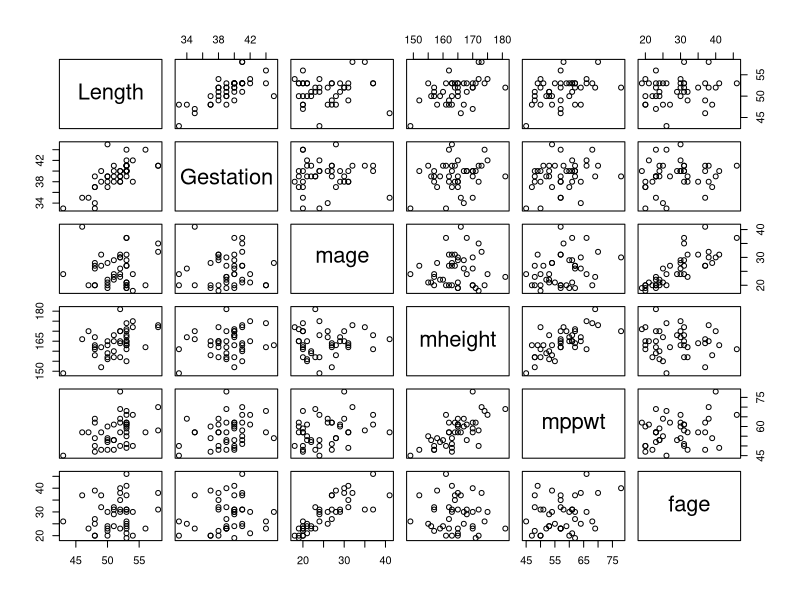
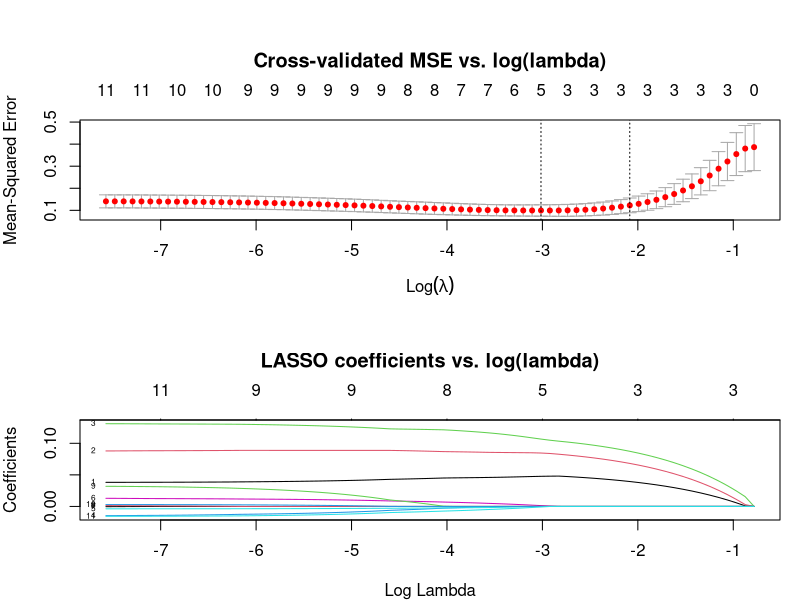
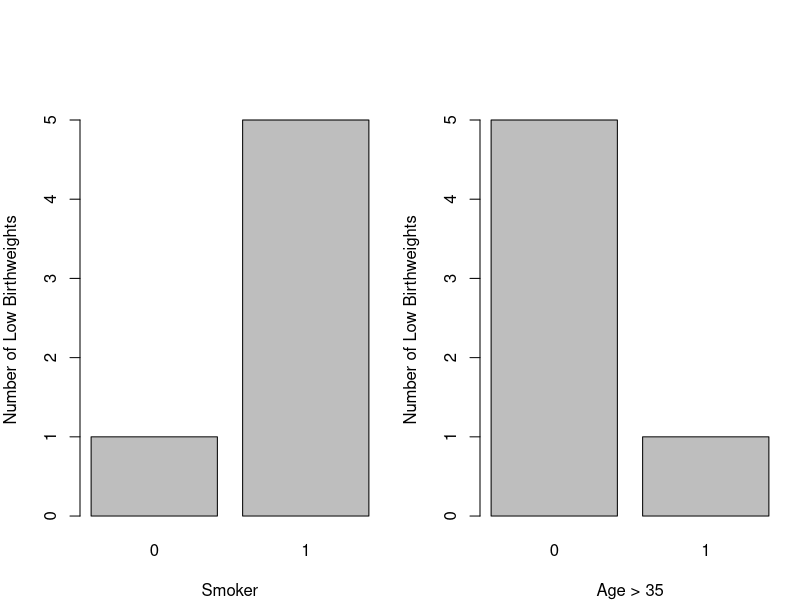
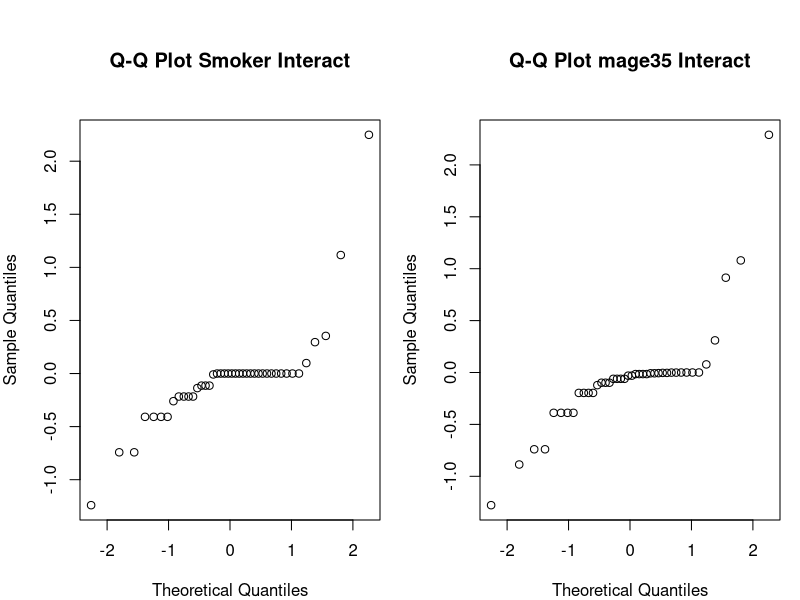

These charts were generated, in order, by the following R code:
## ---- chunk 1
birthweight <- read.csv("data/Birthweight.csv"); str(birthweight)
## ---- chunk 2
birthweight1 <- birthweight
birthweight1$ID <- NULL; birthweight1$smoker <- NULL
birthweight1$lowbwt <- NULL; birthweight1$mage35 <- NULL
## ---- chunk 3
# Create data frame with Cook's distances
cdist_df <- data.frame()
for (i in 1:length(birthweight1)) {
  if (names(birthweight1)[i] == "Birthweight") next
  bw_model <- lm(Birthweight~birthweight1[,i], data=birthweight1)
  cdist <- cooks.distance(bw_model)
  cdist_df <- rbind(cdist_df, data.frame(Variable = names(birthweight1)[i],
                                         CooksDistance = max(cdist)))
}
print(t(cdist_df))
## ---- chunk 4
bw_model <- lm(Birthweight~., data=birthweight1); library(car); vif(bw_model)
## ---- chunk 5
pairs(birthweight1[,c("Length", "Gestation", "mage", "mheight", "mppwt", "fage")])
## ---- chunk 6
model_summary <- summary(bw_model)
p_values <- model_summary$coefficients[,4]
birthweight2 <- birthweight1
while (max(p_values) > 0.05) {
  max_p_name <- names(which.max(p_values))
  birthweight2 <- birthweight2[, names(birthweight2) != max_p_name]
  bw_model <- lm(Birthweight~., data=birthweight2)
  model_summary <- summary(bw_model)
  p_values <- model_summary$coefficients[,4]
}
model_summary
## ---- chunk 7
averages <- data.frame(Headcirc=mean(birthweight2$Headcirc), Gestation=mean(birthweight2$Gestation))
stepdown_ci <- predict(bw_model, newdata=averages, interval="confidence", level=0.95)
stepdown_pi <- predict(bw_model, newdata=averages, interval="prediction", level=0.95)
## ---- chunk 8
library(glmnet); par(mfrow=c(2,1), mar=c(4,4,6,1)); set.seed(123)
x_df <- birthweight1[, names(birthweight1) != 'Birthweight']
x <- as.matrix(x_df); y <- as.double(birthweight1$Birthweight)
train <- sample(1:nrow(x), 0.67*nrow(x))
x_train <- x[train,]; y_train <- y[train]
x_test <- x[-train,]; y_test <- y[-train]; x_test_df <- x_df[-train,]
lasso_model <- glmnet(x_train, y_train, alpha=1)
cv_lasso <- cv.glmnet(x_train, y_train, alpha=1, type.measure="mse")
plot(cv_lasso, main="Cross-validated MSE vs. log(lambda)")
plot(cv_lasso$glmnet.fit, xvar="lambda", label=T, main="LASSO coefficients vs. log(lambda)")
lambda_min <- cv_lasso$lambda.min; lambda_1se <- cv_lasso$lambda.1se
coef(cv_lasso, s=cv_lasso$lambda.min)
lasso_pred <- predict(lasso_model, s=lambda_min, newx=x_test)
mse_lasso <- mean((lasso_pred-y_test)^2)
stepdown_pred <- predict(bw_model, newdata=x_test_df)
mse_stepdown <- mean((stepdown_pred-y_test)^2)
## ---- chunk 9
library(dplyr)
birthweight3 <- select(birthweight, lowbwt, Gestation, smoker, mage35)
par(mfrow=c(1,2))
totsmoker <- xtabs(~smoker, data=birthweight3)
barplot(xtabs(lowbwt~smoker, data=birthweight3), xlab="Smoker", ylab="Number of Low Birthweights")
totmage35 <- xtabs(~mage35, data=birthweight3)
barplot(xtabs(lowbwt~mage35, data=birthweight3), xlab="Age > 35", ylab="Number of Low Birthweights")
tot <- xtabs(~smoker+mage35, data=birthweight3)
totlowbwt <- xtabs(lowbwt~smoker+mage35, data=birthweight3)
print(totsmoker); print(totmage35); print(round(totlowbwt/tot, 2))
## ---- chunk 10
bw_logmodel <- glm(lowbwt~Gestation+smoker+mage35, data=birthweight3, family="binomial")
summary(bw_logmodel)
## ---- chunk 11
bw_logmodel_int1 <- glm(lowbwt~Gestation+smoker+mage35+Gestation:smoker, data=birthweight3, family="binomial")
bw_logmodel_int2 <- glm(lowbwt~Gestation+smoker+mage35+Gestation:mage35, data=birthweight3, family="binomial")

par(mfrow=c(1,2))
qqnorm(residuals(bw_logmodel_int1), main="Q-Q Plot Smoker Interact")
qqnorm(residuals(bw_logmodel_int2), main="Q-Q Plot mage35 Interact")

anova(bw_logmodel_int1, test="Chisq")
anova(bw_logmodel_int2, test="Chisq")
## ---- chunk 12
#final_logmodel <- glm(lowbwt~Gestation+smoker, data=birthweight3, family="binomial")
combo1 = data.frame(Gestation=40, smoker=0, mage35=0)
combo2 = data.frame(Gestation=40, smoker=1, mage35=0)
combo3 = data.frame(Gestation=40, smoker=0, mage35=1)
combo4 = data.frame(Gestation=40, smoker=1, mage35=1)
plbw_combo1 = predict(bw_logmodel,combo1,type="response")
plbw_combo2 = predict(bw_logmodel,combo2,type="response")
plbw_combo3 = predict(bw_logmodel,combo3,type="response")
plbw_combo4 = predict(bw_logmodel,combo4,type="response")
summary_table <- matrix(c(plbw_combo1, plbw_combo3, plbw_combo2, plbw_combo4), 
                        byrow = TRUE, 
                        ncol = 2, 
                        dimnames = list(c("Non-smoker", "Smoker"), 
                                        c("Under 35", "Over 35")))
print(summary_table)
## ---- chunk 13
#Creating the matrix for the smoker boolean low birthweight
grouped_df_smoker <- with(birthweight3, table(lowbwt, smoker))
dims <- dim(grouped_df_smoker)
flat_table <- as.vector(grouped_df_smoker)
matrix_data_smoker <- matrix(flat_table, nrow = prod(dims[-1]), ncol = dims[1])
rownames(matrix_data_smoker) <- c("lowbwt=0", "lowbwt=1")
colnames(matrix_data_smoker) <- c("smoker=0", "smoker=1")

#Creating the matrix for the mage35 boolean low birthweight
grouped_df_mage35 <- with(birthweight3, table(lowbwt, mage35))
dims <- dim(grouped_df_mage35)
flat_table <- as.vector(grouped_df_mage35)
matrix_data_mage35 <- matrix(flat_table, nrow = prod(dims[-1]), ncol = dims[1])
rownames(matrix_data_mage35) <- c("lowbwt=0", "lowbwt=1")
colnames(matrix_data_mage35) <- c("mage35=0", "mage35=1")

#Conducting the two Fisher tests since we have two 2x2 matrices
pval_smoker <- fisher.test(matrix_data_smoker)[[1]]
pval_mage35 <-  fisher.test(matrix_data_mage35)[[1]]
